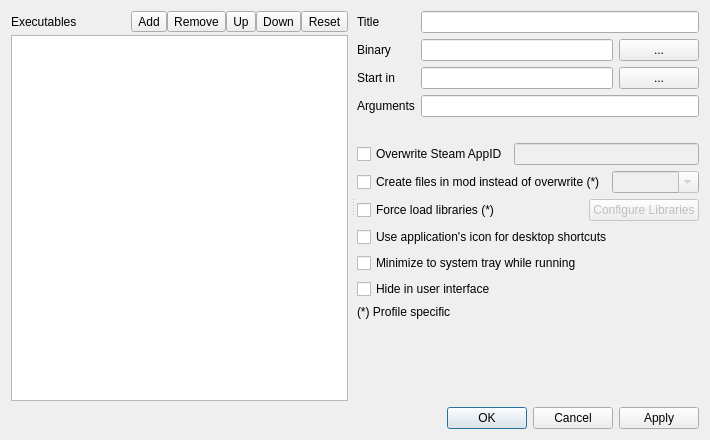
<?xml version="1.0" encoding="UTF-8"?>
<ui version="4.0">
 <class>EditExecutablesDialog</class>
 <widget class="QDialog" name="EditExecutablesDialog">
  <property name="geometry">
   <rect>
    <x>0</x>
    <y>0</y>
    <width>710</width>
    <height>440</height>
   </rect>
  </property>
  <property name="windowTitle">
   <string>Modify Executables</string>
  </property>
  <layout class="QVBoxLayout" name="verticalLayout">
   <item>
    <widget class="QWidget" name="widget_3" native="true">
     <property name="minimumSize">
      <size>
       <width>0</width>
       <height>100</height>
      </size>
     </property>
     <layout class="QVBoxLayout" name="verticalLayout_4">
      <property name="leftMargin">
       <number>0</number>
      </property>
      <property name="topMargin">
       <number>0</number>
      </property>
      <property name="rightMargin">
       <number>0</number>
      </property>
      <property name="bottomMargin">
       <number>0</number>
      </property>
      <item>
       <widget class="QSplitter" name="splitter">
        <property name="orientation">
         <enum>Qt::Orientation::Horizontal</enum>
        </property>
        <property name="handleWidth">
         <number>9</number>
        </property>
        <property name="childrenCollapsible">
         <bool>false</bool>
        </property>
        <widget class="QWidget" name="widget_2" native="true">
         <layout class="QVBoxLayout" name="verticalLayout_3">
          <property name="spacing">
           <number>3</number>
          </property>
          <property name="leftMargin">
           <number>0</number>
          </property>
          <property name="topMargin">
           <number>0</number>
          </property>
          <property name="rightMargin">
           <number>0</number>
          </property>
          <property name="bottomMargin">
           <number>0</number>
          </property>
          <item>
           <layout class="QHBoxLayout" name="horizontalLayout_2">
            <property name="spacing">
             <number>0</number>
            </property>
            <item>
             <widget class="QLabel" name="label_6">
              <property name="text">
               <string>Executables</string>
              </property>
             </widget>
            </item>
            <item>
             <spacer name="horizontalSpacer">
              <property name="orientation">
               <enum>Qt::Orientation::Horizontal</enum>
              </property>
              <property name="sizeHint" stdset="0">
               <size>
                <width>40</width>
                <height>20</height>
               </size>
              </property>
             </spacer>
            </item>
            <item>
             <widget class="QToolButton" name="add">
              <property name="toolTip">
               <string>Add an executable</string>
              </property>
              <property name="statusTip">
               <string>Add an executable</string>
              </property>
              <property name="whatsThis">
               <string>Add an executable</string>
              </property>
              <property name="text">
               <string>Add</string>
              </property>
              <property name="icon">
               <iconset resource="../resources.qrc">
                <normaloff>:/MO/gui/add</normaloff>:/MO/gui/add</iconset>
              </property>
              <property name="popupMode">
               <enum>QToolButton::ToolButtonPopupMode::InstantPopup</enum>
              </property>
             </widget>
            </item>
            <item>
             <widget class="QToolButton" name="remove">
              <property name="toolTip">
               <string>Remove the selected executable</string>
              </property>
              <property name="statusTip">
               <string>Remove the selected executable</string>
              </property>
              <property name="whatsThis">
               <string>Remove the selected executable</string>
              </property>
              <property name="text">
               <string>Remove</string>
              </property>
              <property name="icon">
               <iconset resource="../resources.qrc">
                <normaloff>:/MO/gui/resources/list-remove.png</normaloff>:/MO/gui/resources/list-remove.png</iconset>
              </property>
             </widget>
            </item>
            <item>
             <widget class="QToolButton" name="up">
              <property name="toolTip">
               <string>Move the executable up in the list</string>
              </property>
              <property name="statusTip">
               <string>Move the executable up in the list</string>
              </property>
              <property name="whatsThis">
               <string>Move the executable up in the list</string>
              </property>
              <property name="text">
               <string>Up</string>
              </property>
              <property name="icon">
               <iconset resource="../resources.qrc">
                <normaloff>:/MO/gui/resources/go-up.png</normaloff>:/MO/gui/resources/go-up.png</iconset>
              </property>
             </widget>
            </item>
            <item>
             <widget class="QToolButton" name="down">
              <property name="toolTip">
               <string>Move the executable down in the list</string>
              </property>
              <property name="statusTip">
               <string>Move the executable down in the list</string>
              </property>
              <property name="whatsThis">
               <string>Move the executable down in the list</string>
              </property>
              <property name="text">
               <string>Down</string>
              </property>
              <property name="icon">
               <iconset resource="../resources.qrc">
                <normaloff>:/MO/gui/resources/go-down.png</normaloff>:/MO/gui/resources/go-down.png</iconset>
              </property>
             </widget>
            </item>
            <item>
             <widget class="QToolButton" name="reset">
              <property name="toolTip">
               <string>Adds the executables provided by the game plugin and moves any existing executables out of the way</string>
              </property>
              <property name="statusTip">
               <string>Adds the executables provided by the game plugin and moves any existing executables out of the way</string>
              </property>
              <property name="whatsThis">
               <string>Adds the executables provided by the game plugin and moves any existing executables out of the way</string>
              </property>
              <property name="text">
               <string>Reset</string>
              </property>
              <property name="icon">
               <iconset resource="../resources.qrc">
                <normaloff>:/MO/gui/edit_clear</normaloff>:/MO/gui/edit_clear</iconset>
              </property>
             </widget>
            </item>
           </layout>
          </item>
          <item>
           <widget class="QListWidget" name="list">
            <property name="toolTip">
             <string>List of configured executables</string>
            </property>
            <property name="whatsThis">
             <string>This is a list of your configured executables. Executables in grey are automatically recognised and can not be modified.</string>
            </property>
            <property name="dragDropMode">
             <enum>QAbstractItemView::DragDropMode::InternalMove</enum>
            </property>
            <property name="defaultDropAction">
             <enum>Qt::DropAction::TargetMoveAction</enum>
            </property>
           </widget>
          </item>
         </layout>
        </widget>
        <widget class="QWidget" name="widget" native="true">
         <layout class="QVBoxLayout" name="verticalLayout_2">
          <property name="leftMargin">
           <number>0</number>
          </property>
          <property name="topMargin">
           <number>0</number>
          </property>
          <property name="rightMargin">
           <number>0</number>
          </property>
          <property name="bottomMargin">
           <number>0</number>
          </property>
          <item>
           <widget class="QWidget" name="widget_4" native="true">
            <layout class="QVBoxLayout" name="verticalLayout_5">
             <property name="leftMargin">
              <number>0</number>
             </property>
             <property name="topMargin">
              <number>0</number>
             </property>
             <property name="rightMargin">
              <number>0</number>
             </property>
             <property name="bottomMargin">
              <number>10</number>
             </property>
             <item>
              <layout class="QFormLayout" name="formLayout">
               <property name="bottomMargin">
                <number>20</number>
               </property>
               <item row="0" column="0">
                <widget class="QLabel" name="label_3">
                 <property name="text">
                  <string>Title</string>
                 </property>
                </widget>
               </item>
               <item row="0" column="1">
                <widget class="QLineEdit" name="title">
                 <property name="toolTip">
                  <string>Name of the executable. This is only for display purposes.</string>
                 </property>
                 <property name="whatsThis">
                  <string>Name of the executable. This is only for display purposes.</string>
                 </property>
                </widget>
               </item>
               <item row="1" column="0">
                <widget class="QLabel" name="label">
                 <property name="text">
                  <string>Binary</string>
                 </property>
                </widget>
               </item>
               <item row="1" column="1">
                <layout class="QHBoxLayout" name="horizontalLayout" stretch="1,0">
                 <item>
                  <widget class="QLineEdit" name="binary">
                   <property name="toolTip">
                    <string>Binary to run</string>
                   </property>
                   <property name="whatsThis">
                    <string>Binary to run</string>
                   </property>
                  </widget>
                 </item>
                 <item>
                  <widget class="QPushButton" name="browseBinary">
                   <property name="toolTip">
                    <string>Browse filesystem</string>
                   </property>
                   <property name="whatsThis">
                    <string>Browse filesystem for the executable to run.</string>
                   </property>
                   <property name="text">
                    <string>...</string>
                   </property>
                  </widget>
                 </item>
                </layout>
               </item>
               <item row="2" column="0">
                <widget class="QLabel" name="label_4">
                 <property name="text">
                  <string>Start in</string>
                 </property>
                </widget>
               </item>
               <item row="2" column="1">
                <layout class="QHBoxLayout" name="horizontalLayout_6" stretch="1,0">
                 <item>
                  <widget class="QLineEdit" name="workingDirectory"/>
                 </item>
                 <item>
                  <widget class="QPushButton" name="browseWorkingDirectory">
                   <property name="text">
                    <string>...</string>
                   </property>
                  </widget>
                 </item>
                </layout>
               </item>
               <item row="3" column="0">
                <widget class="QLabel" name="label_2">
                 <property name="text">
                  <string>Arguments</string>
                 </property>
                </widget>
               </item>
               <item row="3" column="1">
                <widget class="QLineEdit" name="arguments">
                 <property name="toolTip">
                  <string>Arguments to pass to the application</string>
                 </property>
                 <property name="whatsThis">
                  <string>Arguments to pass to the application</string>
                 </property>
                </widget>
               </item>
              </layout>
             </item>
             <item>
              <layout class="QHBoxLayout" name="horizontalLayout_5">
               <item>
                <widget class="QCheckBox" name="overwriteSteamAppID">
                 <property name="toolTip">
                  <string>Allow the Steam AppID to be used for this executable to be changed.</string>
                 </property>
                 <property name="whatsThis">
                  <string>Allow the Steam AppID to be used for this executable to be changed.
Every game/tool distributed through Steam has a unique ID. MO needs to know this ID to start those programs directly, otherwise the program is started by steam and then MO will not work. By default, MO will use the AppID for the game.
Right now the only case I know of where this needs to be overwritten is for the Skyrim Creation Kit which has its own AppID. This overwrite is already preconfigured.</string>
                 </property>
                 <property name="text">
                  <string>Overwrite Steam AppID</string>
                 </property>
                </widget>
               </item>
               <item>
                <widget class="QLineEdit" name="steamAppID">
                 <property name="enabled">
                  <bool>false</bool>
                 </property>
                 <property name="toolTip">
                  <string>Steam AppID to use for this executable that differs from the games AppID.</string>
                 </property>
                 <property name="whatsThis">
                  <string>Steam AppID to use for this executable that differs from the games AppID.
Every game/tool distributed through Steam has a unique ID. MO needs to know this ID to start those programs directly, otherwise the program is started by steam and then MO will not work. By default, MO will use the AppID for the game (usually 72850).
Right now the only case I know of where this needs to be overwritten is for the Skyrim Creation Kit which has its own AppID (usually 202480). This overwrite is already preconfigured.</string>
                 </property>
                </widget>
               </item>
              </layout>
             </item>
             <item>
              <layout class="QHBoxLayout" name="horizontalLayout_9" stretch="0,1">
               <item>
                <widget class="QCheckBox" name="createFilesInMod">
                 <property name="toolTip">
                  <string>If this is enabled, new files are created in the specified mod instead of the &quot;Overwrite&quot; mod.</string>
                 </property>
                 <property name="text">
                  <string>Create files in mod instead of overwrite (*)</string>
                 </property>
                </widget>
               </item>
               <item>
                <widget class="QComboBox" name="mods">
                 <property name="enabled">
                  <bool>false</bool>
                 </property>
                 <property name="editable">
                  <bool>true</bool>
                 </property>
                </widget>
               </item>
              </layout>
             </item>
             <item>
              <layout class="QHBoxLayout" name="horizontalLayout_8">
               <item>
                <widget class="QCheckBox" name="forceLoadLibraries">
                 <property name="toolTip">
                  <string>If this is enabled, the configured libraries will be automatically loaded when this executable is launched.</string>
                 </property>
                 <property name="text">
                  <string>Force load libraries (*)</string>
                 </property>
                </widget>
               </item>
               <item>
                <spacer name="horizontalSpacer_2">
                 <property name="orientation">
                  <enum>Qt::Orientation::Horizontal</enum>
                 </property>
                 <property name="sizeHint" stdset="0">
                  <size>
                   <width>40</width>
                   <height>20</height>
                  </size>
                 </property>
                </spacer>
               </item>
               <item>
                <widget class="QPushButton" name="configureLibraries">
                 <property name="enabled">
                  <bool>false</bool>
                 </property>
                 <property name="text">
                  <string>Configure Libraries</string>
                 </property>
                </widget>
               </item>
              </layout>
             </item>
             <item>
              <widget class="QCheckBox" name="useApplicationIcon">
               <property name="text">
                <string>Use application's icon for desktop shortcuts</string>
               </property>
              </widget>
             </item>
             <item>
              <widget class="QCheckBox" name="minimizeToSystemTray">
               <property name="toolTip">
                <string>Mod Organizer will minimize to the system tray while this executable is running. It will reappear after it finishes.</string>
               </property>
               <property name="whatsThis">
                <string>Mod Organizer will minimize to the system tray while this executable is running. It will reappear after it finishes.</string>
               </property>
               <property name="text">
                <string>Minimize to system tray while running</string>
               </property>
              </widget>
             </item>
             <item>
              <widget class="QCheckBox" name="hide">
               <property name="toolTip">
                <string>This executable will not appear in the list, on the toolbar or in the menu. It will still be visible in this dialog.</string>
               </property>
               <property name="whatsThis">
                <string>This executable will not appear in the list, on the toolbar or in the menu. It will still be visible in this dialog.</string>
               </property>
               <property name="text">
                <string>Hide in user interface</string>
               </property>
              </widget>
             </item>
             <item>
              <widget class="QLabel" name="label_5">
               <property name="text">
                <string>(*) Profile specific</string>
               </property>
               <property name="margin">
                <number>5</number>
               </property>
              </widget>
             </item>
            </layout>
           </widget>
          </item>
          <item>
           <spacer name="verticalSpacer">
            <property name="orientation">
             <enum>Qt::Orientation::Vertical</enum>
            </property>
            <property name="sizeHint" stdset="0">
             <size>
              <width>20</width>
              <height>40</height>
             </size>
            </property>
           </spacer>
          </item>
         </layout>
        </widget>
       </widget>
      </item>
     </layout>
    </widget>
   </item>
   <item>
    <widget class="QDialogButtonBox" name="buttons">
     <property name="standardButtons">
      <set>QDialogButtonBox::StandardButton::Apply|QDialogButtonBox::StandardButton::Cancel|QDialogButtonBox::StandardButton::Ok</set>
     </property>
    </widget>
   </item>
  </layout>
 </widget>
 <tabstops>
  <tabstop>add</tabstop>
  <tabstop>remove</tabstop>
  <tabstop>up</tabstop>
  <tabstop>down</tabstop>
  <tabstop>reset</tabstop>
  <tabstop>list</tabstop>
  <tabstop>title</tabstop>
  <tabstop>binary</tabstop>
  <tabstop>browseBinary</tabstop>
  <tabstop>workingDirectory</tabstop>
  <tabstop>browseWorkingDirectory</tabstop>
  <tabstop>arguments</tabstop>
  <tabstop>overwriteSteamAppID</tabstop>
  <tabstop>steamAppID</tabstop>
  <tabstop>createFilesInMod</tabstop>
  <tabstop>mods</tabstop>
  <tabstop>forceLoadLibraries</tabstop>
  <tabstop>configureLibraries</tabstop>
  <tabstop>useApplicationIcon</tabstop>
 </tabstops>
 <resources>
  <include location="../resources.qrc"/>
 </resources>
 <connections/>
</ui>
